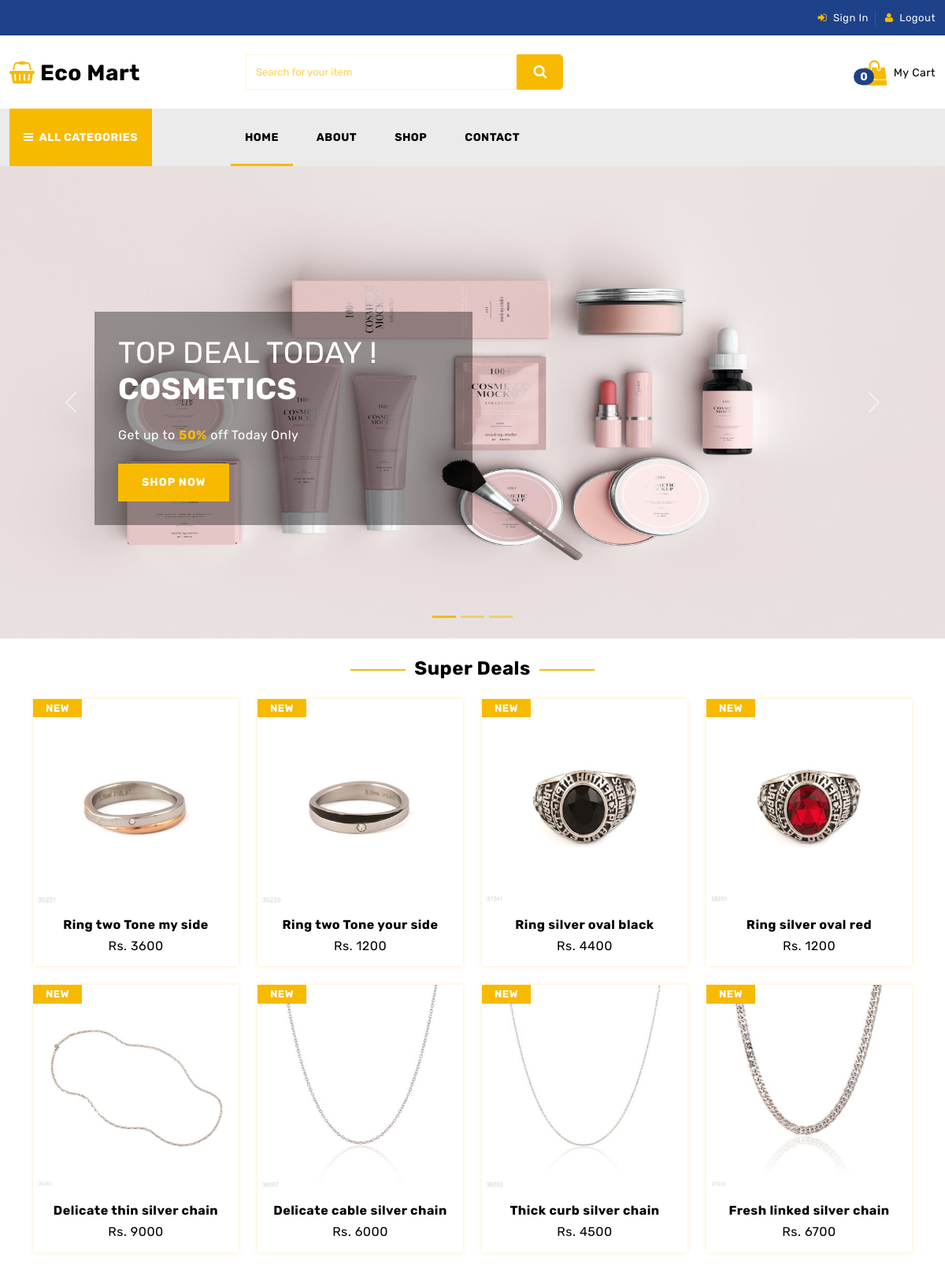
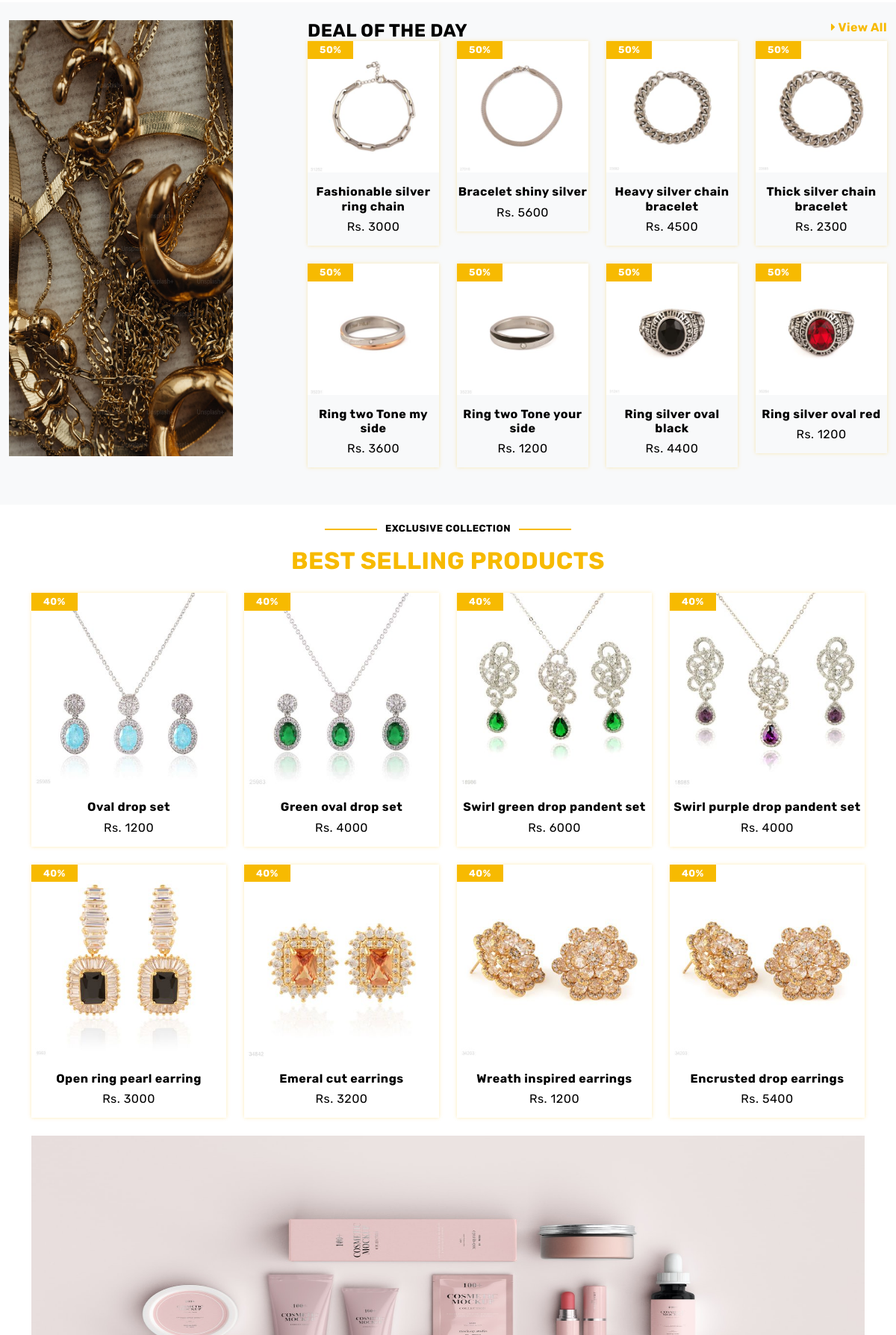
Screenshot of /front-end/index.php (upper part) with the database file from the repository (2 pictures, top to bottom).
### tables this page shows
CREATE TABLE `products` (
  `product_id` int(50) NOT NULL,
  `product_name` varchar(255) NOT NULL,
  `product_price` int(100) NOT NULL,
  `product_image` varchar(255) NOT NULL,
  `product_category` int(100) NOT NULL
);

### front-end/index.php (the view, shortened to what this page needs)
<!DOCTYPE html>
<html lang="en">
<head>
	<link href="css/bootstrap.min.css" rel="stylesheet">
	<link href="css/font-awesome.min.css" rel="stylesheet">
	<link href="css/global.css" rel="stylesheet">
	<link href="css/index.css" rel="stylesheet">
</head>
<body>
	<?php include('./includes/topnav.php') ?>
	<?php include('./includes/middle_nav.php') ?>
	<?php include('./includes/primary_nav.php') ?>
	<section id="center" class="center_home">
		<div id="carouselExampleCaptions" class="carousel slide" data-bs-ride="carousel">
			<div class="carousel-indicators">
				<button type="button" data-bs-target="#carouselExampleCaptions" data-bs-slide-to="0" class="active" aria-label="Slide 1"></button>
				<button type="button" data-bs-target="#carouselExampleCaptions" data-bs-slide-to="1" aria-label="Slide 2" class="" aria-current="true"></button>
				<button type="button" data-bs-target="#carouselExampleCaptions" data-bs-slide-to="2" aria-label="Slide 3"></button>
			</div>
			<div class="carousel-inner">
				<div class="carousel-item active">
					<img src="img/slider1.jpeg" class="d-block w-100" alt="..." height="600">
					<div class="carousel-caption d-md-block">
						<h1 class="text-white fw-normal font_50 text-uppercase">Top Deal Today ! <br> <span class="fw-bold">Cosmetics</span></h1>
						<p class="fs-6 mt-4">Get up to <span class="col_yell fw-bold">50%</span> off Today Only</p>
						<h6 class="text-uppercase mt-4 mb-0"><a class="button" href="#">SHOP NOW</a></h6>
					</div>
				</div>
			</div>
			<button class="carousel-control-prev" type="button" data-bs-target="#carouselExampleCaptions" data-bs-slide="prev">
				<span class="carousel-control-prev-icon" aria-hidden="true"></span>
			</button>
			<button class="carousel-control-next" type="button" data-bs-target="#carouselExampleCaptions" data-bs-slide="next">
				<span class="carousel-control-next-icon" aria-hidden="true"></span>
			</button>
		</div>
	</section>
	<section id="prod" class="pt-4 pb-4">
		<div class="container-xl">
			<div class="row prod_1 mb-4 text-center">
				<div class="col-md-12">
					<h4 class="h_line mb-0">Super Deals</h4>
				</div>
			</div>
			<div class="row prod_2 text-center">
				<?php
				$select = "select * from products limit 4";
				$result = mysqli_query($connection, $select);
				if (mysqli_num_rows($result) > 0) {
					while ($data = mysqli_fetch_array($result)) {
				?>
						<div class="col-md-3">
							<div class="prod_2im position-relative clearfix">
								<div class="prod_2i1 clearfix">
									<div class="grid clearfix">
										<figure class="effect-jazz mb-0">
											<a href="detail.php?product/=<?php echo $data['product_name'] ?>"><img src="../admin-panel/uploadimg/<?php echo $data['product_image'] ?>" class="w-100" alt="abc"></a>
										</figure>
									</div>
								</div>
								<div class="prod_2i2 pb-2 clearfix">
									<h6 class="mt-3"><a href="detail.php?product/=<?php echo $data['product_name'] ?>"><?php echo $data['product_name'] ?></a></h6>
									<h6 class="fw-normal mt-2">Rs. <?php echo $data['product_price'] ?></h6>
								</div>
								<div class="prod_2i3 clearfix position-absolute">
									<h6 class="bg_yell d-inline-block pt-1 pb-1 font_13 text-white ps-3 pe-3">NEW</h6>
								</div>
							</div>
						</div>
				<?php
					}
				}
				?>
			</div>
			<div class="row prod_2 text-center mt-4">
				<?php
				$select = "select * from products where product_category = 10 limit 4";
				$result = mysqli_query($connection, $select);
				if (mysqli_num_rows($result) > 0) {
					while ($data = mysqli_fetch_array($result)) {
				?>
						<div class="col-md-3">
							<div class="prod_2im position-relative clearfix">
								<div class="prod_2i1 clearfix">
									<div class="grid clearfix">
										<figure class="effect-jazz mb-0">
											<a href="detail.php?product/=<?php echo $data['product_name'] ?>"><img src="../admin-panel/uploadimg/<?php echo $data['product_image'] ?>" class="w-100" alt="abc"></a>
										</figure>
									</div>
								</div>
								<div class="prod_2i2 pb-2 clearfix">
									<h6 class="mt-3"><a href="detail.php?product/=<?php echo $data['product_name'] ?>"><?php echo $data['product_name'] ?></a></h6>
									<h6 class="fw-normal mt-2">Rs. <?php echo $data['product_price'] ?></h6>
								</div>
								<div class="prod_2i3 clearfix position-absolute">
									<h6 class="bg_yell d-inline-block pt-1 pb-1 font_13 text-white ps-3 pe-3">NEW</h6>
								</div>
							</div>
						</div>
				<?php
					}
				}
				?>
			</div>
		</div>
	</section>
	<section id="deal" class="pt-4 bg-light">
		<div class="container-fluid">
			<div class="row deal_1">
				<div class="col-md-8 col-lg-4">
					<div class="deal_1l position-relative clearfix">
						<div class="clearfix deal_1li">
							<div class="grid clearfix">
								<figure class="effect-jazz mb-0">
									<a href="#"><img src="img/sidepic.jpeg" height="584" class="w-100" alt="abc"></a>
								</figure>
							</div>
						</div>
					</div>
				</div>
				<div class="col-md-12  col-lg-8">
					<div class="deal_1r">
						<div class="deal_1r1 row">
							<div class="col-md-6">
								<div class="deal_1r1l">
									<h4 class="mb-0">DEAL OF THE DAY</h4>
								</div>
							</div>
							<div class="col-md-6">
								<div class="deal_1r1r text-end">
									<h6 class="mb-0"><a class="col_yell" href="detail.html"><i class="fa fa-caret-right"></i> View All</a></h6>
								</div>
							</div>
						</div>
						<div class="row prod_2 text-center">
							<?php
							$select = "select * from products where product_category = 8 limit 4";
							$result = mysqli_query($connection, $select);
							if (mysqli_num_rows($result) > 0) {
								while ($data = mysqli_fetch_array($result)) {
							?>
									<div class="col-md-3">
										<div class="prod_2im position-relative clearfix">
											<div class="prod_2i1 clearfix">
												<div class="grid clearfix">
													<figure class="effect-jazz mb-0">
														<a href="detail.php?product/=<?php echo $data['product_name'] ?>"><img src="../admin-panel/uploadimg/<?php echo $data['product_image'] ?>" class="w-100" alt="abc"></a>
													</figure>
												</div>
											</div>
											<div class="prod_2i2 pb-2 clearfix">
												<h6 class="mt-3"><a href="detail.php?product/=<?php echo $data['product_name'] ?>"><?php echo $data['product_name'] ?></a></h6>
												<h6 class="fw-normal mt-2">Rs. <?php echo $data['product_price'] ?></h6>
											</div>
											<div class="prod_2i3 clearfix position-absolute">
												<h6 class="bg_yell d-inline-block pt-1 pb-1 font_13 text-white ps-3 pe-3">50%</h6>
											</div>
										</div>
									</div>
							<?php
								}
							}
							?>
						</div>
						<div class="row prod_2 text-center mt-4">
							<?php
							$select = "select * from products where product_category = 9 limit 4";
							$result = mysqli_query($connection, $select);
							if (mysqli_num_rows($result) > 0) {
								while ($data = mysqli_fetch_array($result)) {
							?>
									<div class="col-md-3">
										<div class="prod_2im position-relative clearfix">
											<div class="prod_2i1 clearfix">
												<div class="grid clearfix">
													<figure class="effect-jazz mb-0">
														<a href="detail.php?product/=<?php echo $data['product_name'] ?>"><img src="../admin-panel/uploadimg/<?php echo $data['product_image'] ?>" class="w-100" alt="abc"></a>
													</figure>
												</div>
											</div>
											<div class="prod_2i2 pb-2 clearfix">
												<h6 class="mt-3"><a href="detail.php?product/=<?php echo $data['product_name'] ?>"><?php echo $data['product_name'] ?></a></h6>
												<h6 class="fw-normal mt-2">Rs. <?php echo $data['product_price'] ?></h6>
											</div>
											<div class="prod_2i3 clearfix position-absolute">
												<h6 class="bg_yell d-inline-block pt-1 pb-1 font_13 text-white ps-3 pe-3">50%</h6>
											</div>
										</div>
									</div>
							<?php
								}
							}
							?>
						</div>
					</div>
				</div>
			</div>
		</div>
	</section>
	<section id="prod_o" class="pt-4 pb-4">
		<div class="container-xl">
			<div class="row prod_1 mb-4 text-center">
				<div class="col-md-12">
					<h6 class="h_line font_13">EXCLUSIVE COLLECTION</h6>
					<h2 class="mb-0 col_yell mt-3">BEST SELLING PRODUCTS</h2>
				</div>
			</div>
			<div class="prod_o2 row mt-4">
				<div class="tab-content">
					<div class="tab-pane active" id="home">
						<div class="prod_o2i row">
							<?php
							$select = "select * from products where product_category = 7 limit 4";
							$result = mysqli_query($connection, $select);
							if (mysqli_num_rows($result) > 0) {
								while ($data = mysqli_fetch_array($result)) {
							?>
									<div class="col-md-3">
										<div class="prod_2im position-relative clearfix text-center">
											<div class="prod_2i1 clearfix">
												<div class="grid clearfix">
													<figure class="effect-jazz mb-0">
														<a href="detail.php?product/=<?php echo $data['product_name'] ?>"><img src="../admin-panel/uploadimg/<?php echo $data['product_image'] ?>" class="w-100" alt="abc"></a>
													</figure>
												</div>
											</div>
											<div class="prod_2i2 pb-2 clearfix">
												<h6 class="mt-3"><a href="detail.php?product/=<?php echo $data['product_name'] ?>"><?php echo $data['product_name'] ?></a></h6>
												<h6 class="fw-normal mt-2">Rs. <?php echo $data['product_price'] ?></h6>
											</div>
											<div class="prod_2i3 clearfix position-absolute">
												<h6 class="bg_yell d-inline-block pt-1 pb-1 font_13 text-white ps-3 pe-3">40%</h6>
											</div>
										</div>
									</div>
							<?php
								}
							}
							?>
						</div>
						<div class="prod_o2i row mt-4">
							<?php
							$select = "select * from products where product_category = 6 limit 4";
							$result = mysqli_query($connection, $select);
							if (mysqli_num_rows($result) > 0) {
								while ($data = mysqli_fetch_array($result)) {
							?>
									<div class="col-md-3">
										<div class="prod_2im position-relative clearfix text-center">
											<div class="prod_2i1 clearfix">
												<div class="grid clearfix">
													<figure class="effect-jazz mb-0">
														<a href="detail.php?product/=<?php echo $data['product_name'] ?>"><img src="../admin-panel/uploadimg/<?php echo $data['product_image'] ?>" class="w-100" alt="abc"></a>
													</figure>
												</div>
											</div>
											<div class="prod_2i2 pb-2 clearfix">
												<h6 class="mt-3"><a href="detail.php?product/=<?php echo $data['product_name'] ?>"><?php echo $data['product_name'] ?></a></h6>
												<h6 class="fw-normal mt-2">Rs. <?php echo $data['product_price'] ?></h6>
											</div>
											<div class="prod_2i3 clearfix position-absolute">
												<h6 class="bg_yell d-inline-block pt-1 pb-1 font_13 text-white ps-3 pe-3">40%</h6>
											</div>
										</div>
									</div>
							<?php
								}
							}
							?>
						</div>
					</div>
				</div>
			</div>
			<div class="arrive row mt-4 me-0 ms-0 position-relative">
				<div class="arrive_m text-center col-md-12">
					<div class="position-absolute" style="inset: 0;">
						<img src="img/slider1.jpeg" alt="" width="100%" height="100%">
					</div>
					<h6 class="text-uppercase bg_blue ps-3 pe-3 pt-2 pb-2 d-inline-block text-white font_13">New Arrival
					</h6>
					<h1 class="text-uppercase mt-3 text-white"><span class="fw-normal">Top deal</span> <br> New
						Acceories</h1>
				</div>
			</div>
		</div>
	</section>
</body>
</html>

### front-end/css/global.css (style rules this page uses)
body { font-family: 'Rubik', sans-serif; color:#000; font-size:14px; letter-spacing:0.5px; }
h1,h2,h3,h4,h5,h6 { font-weight:bold; }
a { text-decoration:none; color:#000; }
.button { background: #f7ba01; color:#fff; padding:16px 30px 15px 30px; display: inline-block; transition: 0.3s; letter-spacing:1px; font-size:14px; text-transform:uppercase; }
.grid figure { position: relative; float: left; overflow: hidden; width: 100%; text-align: center; cursor: pointer; }
figure.effect-jazz figcaption::after, figure.effect-jazz img { -webkit-transition: opacity 0.35s, -webkit-transform 0.35s; transition: opacity 0.35s, transform 0.35s; }
.col_yell { color: #f7ba01; }
.bg_yell { background-color: #f7ba01!important; }
.bg_blue { background-color: #1d4289!important; }
.font_13 { font-size:13px; }
.font_50 { font-size:50px; }
.h_line:before { display: inline-block; width: 70px; height: 2px; background-color:#f7ba01; vertical-align: middle; margin-right: 1%; content: ""; }
.h_line:after { display: inline-block; width: 70px; height: 2px; background-color:#f7ba01; vertical-align: middle; margin-left: 1%; content: ""; }
.prod_2i3 { top:0; }
.prod_2im { box-shadow: 0 0 5px #f7ba014a; }

### front-end/css/index.css (style rules this page uses)
.carousel-caption { text-align:left; background:#0000005e; padding:30px 30px; bottom: 9rem; left: 10%; width:40%; color:#fff; }
.carousel-indicators { bottom:0; }
.center_home .carousel-indicators [data-bs-target] { background-color: #f7ba01; }
#deal { padding-bottom:50px; }
.deal_1l { background-color: red; height: 300px; width: 300px; }
.arrive { background-color: red; background-position: center; }
.arrive_m { padding-top:100px; padding-bottom:100px; }
@media (min-width:992px) and (max-width:1200px) { .carousel-caption .font_50 { font-size:38px; } }

### rows the page displays
products: product_image (picture), product_name "Ring two Tone my side", product_price "3600"
products: product_image (picture), product_name "Ring two Tone your side", product_price "1200"
products: product_image (picture), product_name "Ring silver oval black", product_price "4400"
products: product_image (picture), product_name "Ring silver oval red", product_price "1200"
products: product_image (picture), product_name "Delicate thin silver chain", product_price "9000"
products: product_image (picture), product_name "Delicate cable silver chain", product_price "6000"
products: product_image (picture), product_name "Thick curb silver chain", product_price "4500"
products: product_image (picture), product_name "Fresh linked silver chain", product_price "6700"
products: product_image (picture), product_name "Fashionable silver ring chain", product_price "3000"
products: product_image (picture), product_name "Bracelet shiny silver", product_price "5600"
products: product_image (picture), product_name "Heavy silver chain bracelet", product_price "4500"
products: product_image (picture), product_name "Thick silver chain bracelet", product_price "2300"
products: product_image (picture), product_name "Oval drop set", product_price "1200"
products: product_image (picture), product_name "Green oval drop set", product_price "4000"
products: product_image (picture), product_name "Swirl green drop pandent set", product_price "6000"
products: product_image (picture), product_name "Swirl purple drop pandent set", product_price "4000"
products: product_image (picture), product_name "Open ring pearl earring", product_price "3000"
products: product_image (picture), product_name "Emeral cut earrings", product_price "3200"
products: product_image (picture), product_name "Wreath inspired earrings", product_price "1200"
products: product_image (picture), product_name "Encrusted drop earrings", product_price "5400"

### other values shown
$cart_count "0"
